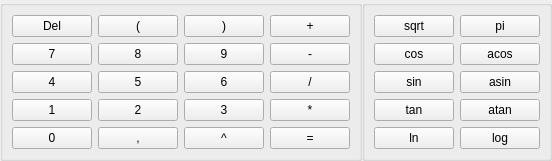
         <widget class="QWidget" name="widget" native="true">
          <layout class="QHBoxLayout" name="horizontalLayout">
           <property name="spacing">
            <number>0</number>
           </property>
           <property name="leftMargin">
            <number>0</number>
           </property>
           <property name="topMargin">
            <number>0</number>
           </property>
           <property name="rightMargin">
            <number>0</number>
           </property>
           <property name="bottomMargin">
            <number>0</number>
           </property>
           <item>
            <widget class="QGroupBox" name="groupBox_nums">
             <property name="sizePolicy">
              <sizepolicy hsizetype="Minimum" vsizetype="Minimum">
               <horstretch>0</horstretch>
               <verstretch>0</verstretch>
              </sizepolicy>
             </property>
             <property name="title">
              <string/>
             </property>
             <layout class="QGridLayout" name="gridLayout_4">
              <item row="15" column="2">
               <widget class="QPushButton" name="pushButton_6">
                <property name="sizePolicy">
                 <sizepolicy hsizetype="Preferred" vsizetype="Preferred">
                  <horstretch>0</horstretch>
                  <verstretch>0</verstretch>
                 </sizepolicy>
                </property>
                <property name="minimumSize">
                 <size>
                  <width>0</width>
                  <height>0</height>
                 </size>
                </property>
                <property name="maximumSize">
                 <size>
                  <width>16777215</width>
                  <height>16777215</height>
                 </size>
                </property>
                <property name="text">
                 <string>6</string>
                </property>
                <attribute name="buttonGroup">
                 <string notr="true">buttonGroup</string>
                </attribute>
               </widget>
              </item>
              <item row="15" column="3">
               <widget class="QPushButton" name="pushButton_div">
                <property name="sizePolicy">
                 <sizepolicy hsizetype="Preferred" vsizetype="Preferred">
                  <horstretch>0</horstretch>
                  <verstretch>0</verstretch>
                 </sizepolicy>
                </property>
                <property name="minimumSize">
                 <size>
                  <width>0</width>
                  <height>0</height>
                 </size>
                </property>
                <property name="maximumSize">
                 <size>
                  <width>16777215</width>
                  <height>40</height>
                 </size>
                </property>
                <property name="text">
                 <string>/</string>
                </property>
                <attribute name="buttonGroup">
                 <string notr="true">buttonGroup</string>
                </attribute>
               </widget>
              </item>
              <item row="15" column="0">
               <widget class="QPushButton" name="pushButton_4">
                <property name="sizePolicy">
                 <sizepolicy hsizetype="Preferred" vsizetype="Preferred">
                  <horstretch>0</horstretch>
                  <verstretch>0</verstretch>
                 </sizepolicy>
                </property>
                <property name="minimumSize">
                 <size>
                  <width>0</width>
                  <height>0</height>
                 </size>
                </property>
                <property name="maximumSize">
                 <size>
                  <width>16777215</width>
                  <height>16777215</height>
                 </size>
                </property>
                <property name="text">
                 <string>4</string>
                </property>
                <attribute name="buttonGroup">
                 <string notr="true">buttonGroup</string>
                </attribute>
               </widget>
              </item>
              <item row="14" column="3">
               <widget class="QPushButton" name="pushButton_minus">
                <property name="sizePolicy">
                 <sizepolicy hsizetype="Preferred" vsizetype="Preferred">
                  <horstretch>0</horstretch>
                  <verstretch>0</verstretch>
                 </sizepolicy>
                </property>
                <property name="minimumSize">
                 <size>
                  <width>0</width>
                  <height>0</height>
                 </size>
                </property>
                <property name="maximumSize">
                 <size>
                  <width>16777215</width>
                  <height>40</height>
                 </size>
                </property>
                <property name="text">
                 <string>-</string>
                </property>
                <attribute name="buttonGroup">
                 <string notr="true">buttonGroup</string>
                </attribute>
               </widget>
              </item>
              <item row="17" column="0">
               <widget class="QPushButton" name="pushButton_1">
                <property name="sizePolicy">
                 <sizepolicy hsizetype="Preferred" vsizetype="Preferred">
                  <horstretch>0</horstretch>
                  <verstretch>0</verstretch>
                 </sizepolicy>
                </property>
                <property name="minimumSize">
                 <size>
                  <width>0</width>
                  <height>0</height>
                 </size>
                </property>
                <property name="maximumSize">
                 <size>
                  <width>16777215</width>
                  <height>16777215</height>
                 </size>
                </property>
                <property name="text">
                 <string>1</string>
                </property>
                <attribute name="buttonGroup">
                 <string notr="true">buttonGroup</string>
                </attribute>
               </widget>
              </item>
              <item row="0" column="0">
               <widget class="QPushButton" name="pushButton_delete">
                <property name="sizePolicy">
                 <sizepolicy hsizetype="Preferred" vsizetype="Preferred">
                  <horstretch>0</horstretch>
                  <verstretch>0</verstretch>
                 </sizepolicy>
                </property>
                <property name="minimumSize">
                 <size>
                  <width>0</width>
                  <height>0</height>
                 </size>
                </property>
                <property name="maximumSize">
                 <size>
                  <width>16777215</width>
                  <height>16777215</height>
                 </size>
                </property>
                <property name="text">
                 <string>Del</string>
                </property>
               </widget>
              </item>
              <item row="17" column="1">
               <widget class="QPushButton" name="pushButton_2">
                <property name="sizePolicy">
                 <sizepolicy hsizetype="Preferred" vsizetype="Preferred">
                  <horstretch>0</horstretch>
                  <verstretch>0</verstretch>
                 </sizepolicy>
                </property>
                <property name="minimumSize">
                 <size>
                  <width>0</width>
                  <height>0</height>
                 </size>
                </property>
                <property name="maximumSize">
                 <size>
                  <width>16777215</width>
                  <height>16777215</height>
                 </size>
                </property>
                <property name="text">
                 <string>2</string>
                </property>
                <attribute name="buttonGroup">
                 <string notr="true">buttonGroup</string>
                </attribute>
               </widget>
              </item>
              <item row="14" column="1">
               <widget class="QPushButton" name="pushButton_8">
                <property name="sizePolicy">
                 <sizepolicy hsizetype="Preferred" vsizetype="Preferred">
                  <horstretch>0</horstretch>
                  <verstretch>0</verstretch>
                 </sizepolicy>
                </property>
                <property name="minimumSize">
                 <size>
                  <width>0</width>
                  <height>0</height>
                 </size>
                </property>
                <property name="maximumSize">
                 <size>
                  <width>16777215</width>
                  <height>16777215</height>
                 </size>
                </property>
                <property name="text">
                 <string>8</string>
                </property>
                <attribute name="buttonGroup">
                 <string notr="true">buttonGroup</string>
                </attribute>
               </widget>
              </item>
              <item row="17" column="3">
               <widget class="QPushButton" name="pushButton_multiply">
                <property name="sizePolicy">
                 <sizepolicy hsizetype="Preferred" vsizetype="Preferred">
                  <horstretch>0</horstretch>
                  <verstretch>0</verstretch>
                 </sizepolicy>
                </property>
                <property name="minimumSize">
                 <size>
                  <width>0</width>
                  <height>0</height>
                 </size>
                </property>
                <property name="maximumSize">
                 <size>
                  <width>16777215</width>
                  <height>40</height>
                 </size>
                </property>
                <property name="text">
                 <string>*</string>
                </property>
                <attribute name="buttonGroup">
                 <string notr="true">buttonGroup</string>
                </attribute>
               </widget>
              </item>
              <item row="0" column="2">
               <widget class="QPushButton" name="pushButton_close_bracket">
                <property name="sizePolicy">
                 <sizepolicy hsizetype="Preferred" vsizetype="Preferred">
                  <horstretch>0</horstretch>
                  <verstretch>0</verstretch>
                 </sizepolicy>
                </property>
                <property name="minimumSize">
                 <size>
                  <width>0</width>
                  <height>0</height>
                 </size>
                </property>
                <property name="maximumSize">
                 <size>
                  <width>16777215</width>
                  <height>16777215</height>
                 </size>
                </property>
                <property name="text">
                 <string>)</string>
                </property>
                <attribute name="buttonGroup">
                 <string notr="true">buttonGroup</string>
                </attribute>
               </widget>
              </item>
              <item row="0" column="1">
               <widget class="QPushButton" name="pushButton_open_bracket">
                <property name="sizePolicy">
                 <sizepolicy hsizetype="Preferred" vsizetype="Preferred">
                  <horstretch>0</horstretch>
                  <verstretch>0</verstretch>
                 </sizepolicy>
                </property>
                <property name="minimumSize">
                 <size>
                  <width>0</width>
                  <height>0</height>
                 </size>
                </property>
                <property name="maximumSize">
                 <size>
                  <width>16777215</width>
                  <height>16777215</height>
                 </size>
                </property>
                <property name="text">
                 <string>(</string>
                </property>
                <attribute name="buttonGroup">
                 <string notr="true">buttonGroup</string>
                </attribute>
               </widget>
              </item>
              <item row="20" column="2">
               <widget class="QPushButton" name="pushButton_pow">
                <property name="sizePolicy">
                 <sizepolicy hsizetype="Preferred" vsizetype="Preferred">
                  <horstretch>0</horstretch>
                  <verstretch>0</verstretch>
                 </sizepolicy>
                </property>
                <property name="minimumSize">
                 <size>
                  <width>0</width>
                  <height>0</height>
                 </size>
                </property>
                <property name="maximumSize">
                 <size>
                  <width>16777215</width>
                  <height>16777215</height>
                 </size>
                </property>
                <property name="text">
                 <string>^</string>
                </property>
                <attribute name="buttonGroup">
                 <string notr="true">buttonGroup</string>
                </attribute>
               </widget>
              </item>
              <item row="14" column="2">
               <widget class="QPushButton" name="pushButton_9">
                <property name="sizePolicy">
                 <sizepolicy hsizetype="Preferred" vsizetype="Preferred">
                  <horstretch>0</horstretch>
                  <verstretch>0</verstretch>
                 </sizepolicy>
                </property>
                <property name="minimumSize">
                 <size>
                  <width>0</width>
                  <height>0</height>
                 </size>
                </property>
                <property name="maximumSize">
                 <size>
                  <width>16777215</width>
                  <height>16777215</height>
                 </size>
                </property>
                <property name="text">
                 <string>9</string>
                </property>
                <attribute name="buttonGroup">
                 <string notr="true">buttonGroup</string>
                </attribute>
               </widget>
              </item>
              <item row="17" column="2">
               <widget class="QPushButton" name="pushButton_3">
                <property name="sizePolicy">
                 <sizepolicy hsizetype="Preferred" vsizetype="Preferred">
                  <horstretch>0</horstretch>
                  <verstretch>0</verstretch>
                 </sizepolicy>
                </property>
                <property name="minimumSize">
                 <size>
                  <width>0</width>
                  <height>0</height>
                 </size>
                </property>
                <property name="maximumSize">
                 <size>
                  <width>16777215</width>
                  <height>16777215</height>
                 </size>
                </property>
                <property name="text">
                 <string>3</string>
                </property>
                <attribute name="buttonGroup">
                 <string notr="true">buttonGroup</string>
                </attribute>
               </widget>
              </item>
              <item row="20" column="0">
               <widget class="QPushButton" name="pushButton_0">
                <property name="sizePolicy">
                 <sizepolicy hsizetype="Preferred" vsizetype="Preferred">
                  <horstretch>0</horstretch>
                  <verstretch>0</verstretch>
                 </sizepolicy>
                </property>
                <property name="minimumSize">
                 <size>
                  <width>0</width>
                  <height>0</height>
                 </size>
                </property>
                <property name="maximumSize">
                 <size>
                  <width>16777215</width>
                  <height>16777215</height>
                 </size>
                </property>
                <property name="text">
                 <string>0</string>
                </property>
                <attribute name="buttonGroup">
                 <string notr="true">buttonGroup</string>
                </attribute>
               </widget>
              </item>
              <item row="20" column="3">
               <widget class="QStackedWidget" name="stackedWidget_4">
                <property name="currentIndex">
                 <number>0</number>
                </property>
                <widget class="QWidget" name="page_7">
                 <layout class="QGridLayout" name="gridLayout_10">
                  <property name="leftMargin">
                   <number>0</number>
                  </property>
                  <property name="topMargin">
                   <number>0</number>
                  </property>
                  <property name="rightMargin">
                   <number>0</number>
                  </property>
                  <property name="bottomMargin">
                   <number>0</number>
                  </property>
                  <item row="0" column="0">
                   <widget class="QPushButton" name="pushButton_equal">
                    <property name="sizePolicy">
                     <sizepolicy hsizetype="Preferred" vsizetype="Preferred">
                      <horstretch>0</horstretch>
                      <verstretch>0</verstretch>
                     </sizepolicy>
                    </property>
                    <property name="minimumSize">
                     <size>
                      <width>0</width>
                      <height>0</height>
                     </size>
                    </property>
                    <property name="maximumSize">
                     <size>
                      <width>16777215</width>
                      <height>16777215</height>
                     </size>
                    </property>
                    <property name="text">
                     <string>=</string>
                    </property>
                   </widget>
                  </item>
                 </layout>
                </widget>
                <widget class="QWidget" name="page_8">
                 <layout class="QGridLayout" name="gridLayout_5">
                  <property name="leftMargin">
                   <number>0</number>
                  </property>
                  <property name="topMargin">
                   <number>0</number>
                  </property>
                  <property name="rightMargin">
                   <number>0</number>
                  </property>
                  <property name="bottomMargin">
                   <number>0</number>
                  </property>
                  <item row="0" column="0">
                   <widget class="QPushButton" name="pushButton_plot">
                    <property name="sizePolicy">
                     <sizepolicy hsizetype="Preferred" vsizetype="Preferred">
                      <horstretch>0</horstretch>
                      <verstretch>0</verstretch>
                     </sizepolicy>
                    </property>
                    <property name="minimumSize">
                     <size>
                      <width>0</width>
                      <height>0</height>
                     </size>
                    </property>
                    <property name="maximumSize">
                     <size>
                      <width>16777215</width>
                      <height>16777215</height>
                     </size>
                    </property>
                    <property name="text">
                     <string>plot</string>
                    </property>
                   </widget>
                  </item>
                 </layout>
                </widget>
               </widget>
              </item>
              <item row="20" column="1">
               <widget class="QPushButton" name="pushButton_comma">
                <property name="sizePolicy">
                 <sizepolicy hsizetype="Preferred" vsizetype="Preferred">
                  <horstretch>0</horstretch>
                  <verstretch>0</verstretch>
                 </sizepolicy>
                </property>
                <property name="minimumSize">
                 <size>
                  <width>0</width>
                  <height>0</height>
                 </size>
                </property>
                <property name="maximumSize">
                 <size>
                  <width>16777215</width>
                  <height>16777215</height>
                 </size>
                </property>
                <property name="text">
                 <string>,</string>
                </property>
                <attribute name="buttonGroup">
                 <string notr="true">buttonGroup</string>
                </attribute>
               </widget>
              </item>
              <item row="15" column="1">
               <widget class="QPushButton" name="pushButton_5">
                <property name="sizePolicy">
                 <sizepolicy hsizetype="Preferred" vsizetype="Preferred">
                  <horstretch>0</horstretch>
                  <verstretch>0</verstretch>
                 </sizepolicy>
                </property>
                <property name="minimumSize">
                 <size>
                  <width>0</width>
                  <height>0</height>
                 </size>
                </property>
                <property name="maximumSize">
                 <size>
                  <width>16777215</width>
                  <height>16777215</height>
                 </size>
                </property>
                <property name="text">
                 <string>5</string>
                </property>
                <attribute name="buttonGroup">
                 <string notr="true">buttonGroup</string>
                </attribute>
               </widget>
              </item>
              <item row="14" column="0">
               <widget class="QPushButton" name="pushButton_7">
                <property name="sizePolicy">
                 <sizepolicy hsizetype="Preferred" vsizetype="Preferred">
                  <horstretch>0</horstretch>
                  <verstretch>0</verstretch>
                 </sizepolicy>
                </property>
                <property name="minimumSize">
                 <size>
                  <width>0</width>
                  <height>0</height>
                 </size>
                </property>
                <property name="maximumSize">
                 <size>
                  <width>16777215</width>
                  <height>16777215</height>
                 </size>
                </property>
                <property name="text">
                 <string>7</string>
                </property>
                <attribute name="buttonGroup">
                 <string notr="true">buttonGroup</string>
                </attribute>
               </widget>
              </item>
              <item row="0" column="3">
               <widget class="QPushButton" name="pushButton_plus">
                <property name="sizePolicy">
                 <sizepolicy hsizetype="Preferred" vsizetype="Preferred">
                  <horstretch>0</horstretch>
                  <verstretch>0</verstretch>
                 </sizepolicy>
                </property>
                <property name="minimumSize">
                 <size>
                  <width>0</width>
                  <height>0</height>
                 </size>
                </property>
                <property name="maximumSize">
                 <size>
                  <width>16777215</width>
                  <height>40</height>
                 </size>
                </property>
                <property name="text">
                 <string>+</string>
                </property>
                <attribute name="buttonGroup">
                 <string notr="true">buttonGroup</string>
                </attribute>
               </widget>
              </item>
             </layout>
            </widget>
           </item>
           <item>
            <widget class="QGroupBox" name="groupBox_functions">
             <property name="enabled">
              <bool>true</bool>
             </property>
             <property name="sizePolicy">
              <sizepolicy hsizetype="Minimum" vsizetype="Minimum">
               <horstretch>0</horstretch>
               <verstretch>0</verstretch>
              </sizepolicy>
             </property>
             <property name="title">
              <string/>
             </property>
             <layout class="QGridLayout" name="gridLayout_2">
              <item row="0" column="3">
               <widget class="QPushButton" name="pushButton_12">
                <property name="sizePolicy">
                 <sizepolicy hsizetype="Preferred" vsizetype="Preferred">
                  <horstretch>0</horstretch>
                  <verstretch>0</verstretch>
                 </sizepolicy>
                </property>
                <property name="maximumSize">
                 <size>
                  <width>16777215</width>
                  <height>40</height>
                 </size>
                </property>
                <property name="text">
                 <string>pi</string>
                </property>
                <attribute name="buttonGroup">
                 <string notr="true">buttonGroup</string>
                </attribute>
               </widget>
              </item>
              <item row="2" column="2">
               <widget class="QPushButton" name="pushButton_27">
                <property name="sizePolicy">
                 <sizepolicy hsizetype="Preferred" vsizetype="Preferred">
                  <horstretch>0</horstretch>
                  <verstretch>0</verstretch>
                 </sizepolicy>
                </property>
                <property name="maximumSize">
                 <size>
                  <width>16777215</width>
                  <height>40</height>
                 </size>
                </property>
                <property name="text">
                 <string>sin</string>
                </property>
                <attribute name="buttonGroup">
                 <string notr="true">buttonGroup</string>
                </attribute>
               </widget>
              </item>
              <item row="2" column="3">
               <widget class="QPushButton" name="pushButton_23">
                <property name="sizePolicy">
                 <sizepolicy hsizetype="Preferred" vsizetype="Preferred">
                  <horstretch>0</horstretch>
                  <verstretch>0</verstretch>
                 </sizepolicy>
                </property>
                <property name="maximumSize">
                 <size>
                  <width>16777215</width>
                  <height>40</height>
                 </size>
                </property>
                <property name="text">
                 <string>asin</string>
                </property>
                <attribute name="buttonGroup">
                 <string notr="true">buttonGroup</string>
                </attribute>
               </widget>
              </item>
              <item row="0" column="2">
               <widget class="QPushButton" name="pushButton">
                <property name="sizePolicy">
                 <sizepolicy hsizetype="Preferred" vsizetype="Preferred">
                  <horstretch>0</horstretch>
                  <verstretch>0</verstretch>
                 </sizepolicy>
                </property>
                <property name="maximumSize">
                 <size>
                  <width>16777215</width>
                  <height>40</height>
                 </size>
                </property>
                <property name="text">
                 <string>sqrt</string>
                </property>
                <attribute name="buttonGroup">
                 <string notr="true">buttonGroup</string>
                </attribute>
               </widget>
              </item>
              <item row="4" column="3">
               <widget class="QPushButton" name="pushButton_11">
                <property name="sizePolicy">
                 <sizepolicy hsizetype="Preferred" vsizetype="Preferred">
                  <horstretch>0</horstretch>
                  <verstretch>0</verstretch>
                 </sizepolicy>
                </property>
                <property name="maximumSize">
                 <size>
                  <width>16777215</width>
                  <height>40</height>
                 </size>
                </property>
                <property name="text">
                 <string>log</string>
                </property>
                <attribute name="buttonGroup">
                 <string notr="true">buttonGroup</string>
                </attribute>
               </widget>
              </item>
              <item row="4" column="2">
               <widget class="QPushButton" name="pushButton_10">
                <property name="sizePolicy">
                 <sizepolicy hsizetype="Preferred" vsizetype="Preferred">
                  <horstretch>0</horstretch>
                  <verstretch>0</verstretch>
                 </sizepolicy>
                </property>
                <property name="maximumSize">
                 <size>
                  <width>16777215</width>
                  <height>40</height>
                 </size>
                </property>
                <property name="text">
                 <string>ln</string>
                </property>
                <attribute name="buttonGroup">
                 <string notr="true">buttonGroup</string>
                </attribute>
               </widget>
              </item>
              <item row="1" column="2">
               <widget class="QPushButton" name="pushButton_22">
                <property name="sizePolicy">
                 <sizepolicy hsizetype="Preferred" vsizetype="Preferred">
                  <horstretch>0</horstretch>
                  <verstretch>0</verstretch>
                 </sizepolicy>
                </property>
                <property name="maximumSize">
                 <size>
                  <width>16777215</width>
                  <height>40</height>
                 </size>
                </property>
                <property name="text">
                 <string>cos</string>
                </property>
                <attribute name="buttonGroup">
                 <string notr="true">buttonGroup</string>
                </attribute>
               </widget>
              </item>
              <item row="3" column="3">
               <widget class="QPushButton" name="pushButton_26">
                <property name="sizePolicy">
                 <sizepolicy hsizetype="Preferred" vsizetype="Preferred">
                  <horstretch>0</horstretch>
                  <verstretch>0</verstretch>
                 </sizepolicy>
                </property>
                <property name="maximumSize">
                 <size>
                  <width>16777215</width>
                  <height>40</height>
                 </size>
                </property>
                <property name="text">
                 <string>atan</string>
                </property>
                <attribute name="buttonGroup">
                 <string notr="true">buttonGroup</string>
                </attribute>
               </widget>
              </item>
              <item row="3" column="2">
               <widget class="QPushButton" name="pushButton_24">
                <property name="sizePolicy">
                 <sizepolicy hsizetype="Preferred" vsizetype="Preferred">
                  <horstretch>0</horstretch>
                  <verstretch>0</verstretch>
                 </sizepolicy>
                </property>
                <property name="maximumSize">
                 <size>
                  <width>16777215</width>
                  <height>40</height>
                 </size>
                </property>
                <property name="text">
                 <string>tan</string>
                </property>
                <attribute name="buttonGroup">
                 <string notr="true">buttonGroup</string>
                </attribute>
               </widget>
              </item>
              <item row="1" column="3">
               <widget class="QPushButton" name="pushButton_25">
                <property name="sizePolicy">
                 <sizepolicy hsizetype="Preferred" vsizetype="Preferred">
                  <horstretch>0</horstretch>
                  <verstretch>0</verstretch>
                 </sizepolicy>
                </property>
                <property name="maximumSize">
                 <size>
                  <width>16777215</width>
                  <height>40</height>
                 </size>
                </property>
                <property name="text">
                 <string>acos</string>
                </property>
                <attribute name="buttonGroup">
                 <string notr="true">buttonGroup</string>
                </attribute>
               </widget>
              </item>
             </layout>
            </widget>
           </item>
          </layout>
         </widget>
